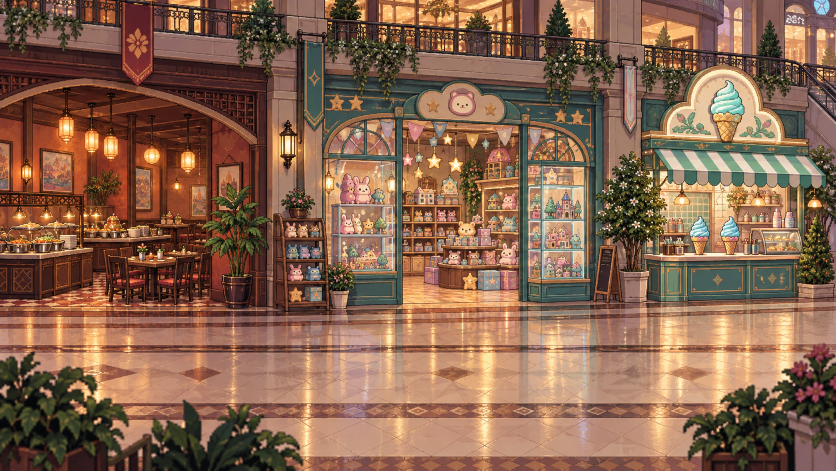
#> input picture components/rpg/assets/商场像素场景.png, 1672 x 941 px (shown at 1/2 size)
$ python render_demo.py --out out.png
#> lines starting #> are read from the running program, lines starting #| are printed output that depends on the picture
### components/rpg/animation.py
"""Portable original RPG/sticker motion functions; scenario-specific sample, not a fixed video template."""
from pathlib import Path
import math,os
from PIL import Image,ImageDraw,ImageFont,ImageOps
A=Path(__file__).resolve().parent/'assets'
FONT_CANDIDATES=[os.environ.get('VIDEO_CJK_FONT',''),'C:/Windows/Fonts/msyh.ttc','/usr/share/fonts/opentype/noto/NotoSansCJK-Regular.ttc','/System/Library/Fonts/PingFang.ttc']
FONT_PATH=next((p for p in FONT_CANDIDATES if p and Path(p).is_file()),None)
if not FONT_PATH:raise RuntimeError('Install CJK fonts or set VIDEO_CJK_FONT to a real font file')
def font(n):return ImageFont.truetype(FONT_PATH,n)
F={n:font(n) for n in [13,15,18,20,22,26,28,32]}
def ease(x):x=max(0,min(1,x));return 1-(1-x)**3

def smooth(x):x=max(0,min(1,x));return x*x*(3-2*x)

def star(d,x,y,r,c):
 d.polygon([(x,y-r),(x+r*.24,y-r*.24),(x+r,y),(x+r*.24,y+r*.24),(x,y+r),(x-r*.24,y+r*.24),(x-r,y),(x-r*.24,y-r*.24)],fill=c)

def heart(d,x,y,s,c):
 pts=[(0,2),(1,0),(3,0),(4,1),(5,0),(7,0),(8,2),(8,4),(4,8),(0,4)]
 d.polygon([(int(x+a*s),int(y+b*s)) for a,b in pts],fill=c)

def sprite_assets():
 sheet=Image.open(A/'双人行走精灵.png').convert('RGBA');w,h=sheet.size
 sprites=[]
 for row in range(2):
  current=[]
  for col in range(4):
   im=sheet.crop((col*w//4,row*h//2,(col+1)*w//4,(row+1)*h//2))
   alpha=im.getchannel('A').point(lambda x:255 if x>140 else 0);box=alpha.getbbox()
   im=im.crop(box)
   im=im.resize((round(im.width*136/im.height),136),Image.Resampling.NEAREST)
   current.append(im)
  sprites.append(current)
 return sprites

# [107 lines left out: functions rpg_scene, cone, sticker_frame, not called in this run]

### components/rpg/render_demo.py
from pathlib import Path
import argparse,math,subprocess
from PIL import Image
from animation import A,sprite_assets,rpg_scene

def main():
    p=argparse.ArgumentParser()
    p.add_argument('--kind',choices=['shop','ice','save'],default='shop')
    p.add_argument('--out',type=Path,required=True)
    p.add_argument('--duration',type=float)
    p.add_argument('--frame',type=float)
    p.add_argument('--transparent',action='store_true')
    a=p.parse_args();duration=a.duration or dict(shop=2.8,ice=3.3,save=3.4)[a.kind]
    if not 0<duration<=60:p.error('duration must be positive and <=60s')
    a.out.parent.mkdir(parents=True,exist_ok=True)
    bg=Image.open(A/'商场像素场景.png').convert('RGB').resize((1400,788),Image.Resampling.NEAREST)
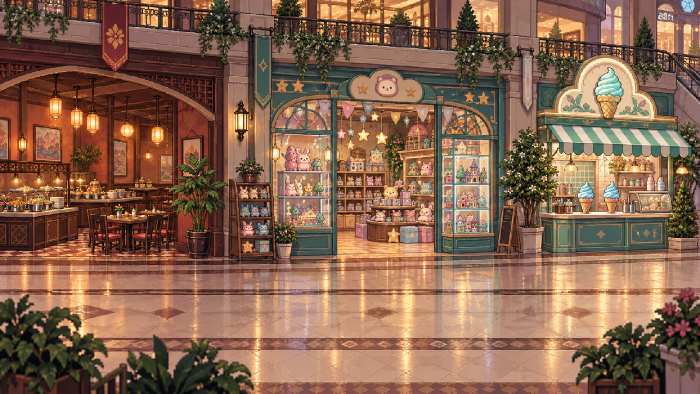
#> bg: PIL image 1400x788 RGB (shown at 1/2 size); mean R, G, B 136, 100.5, 78.6
    sprites=sprite_assets()
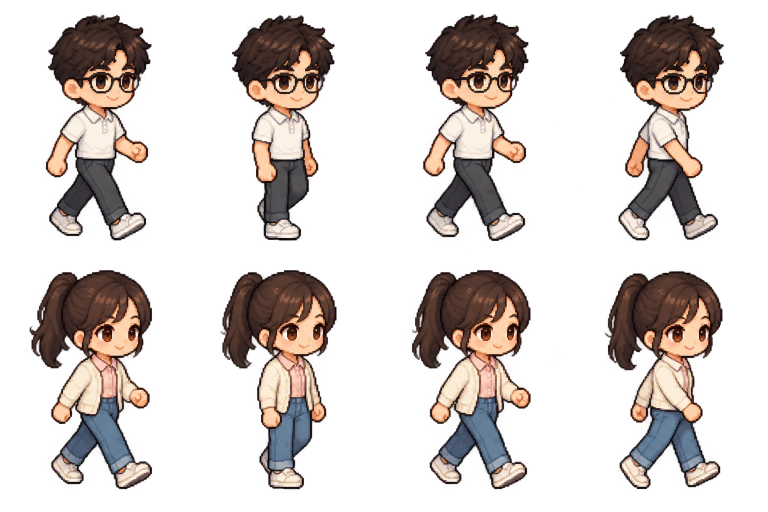
#> input picture components/rpg/assets/双人行走精灵.png, 1536 x 1024 px (shown at 1/2 size)
#> in sprite_assets, sheet is the input picture: PIL image 1536x1024 RGBA; mean R, G, B, A 81.8, 66.2, 59.2, 76.9
#> after the loop in sprite_assets, `for row in range(2):`: sprites = 2 items
#> sprites = 2 items
    if a.frame is not None:
        rpg_scene(a.kind,a.frame,duration,bg,sprites).save(a.out)
        return
    if a.transparent and a.out.suffix.lower()!='.mov':p.error('transparent output requires .mov')
    cmd=['ffmpeg','-y','-v','error','-f','rawvideo','-pix_fmt','rgba','-s','1920x1080','-r','30','-i','-','-an']
    cmd+=['-c:v','qtrle','-pix_fmt','argb'] if a.transparent else ['-c:v','libx264','-preset','veryfast','-crf','19','-pix_fmt','yuv420p','-movflags','+faststart']
#> (the run stopped early here; a loop or call above may not have finished)
